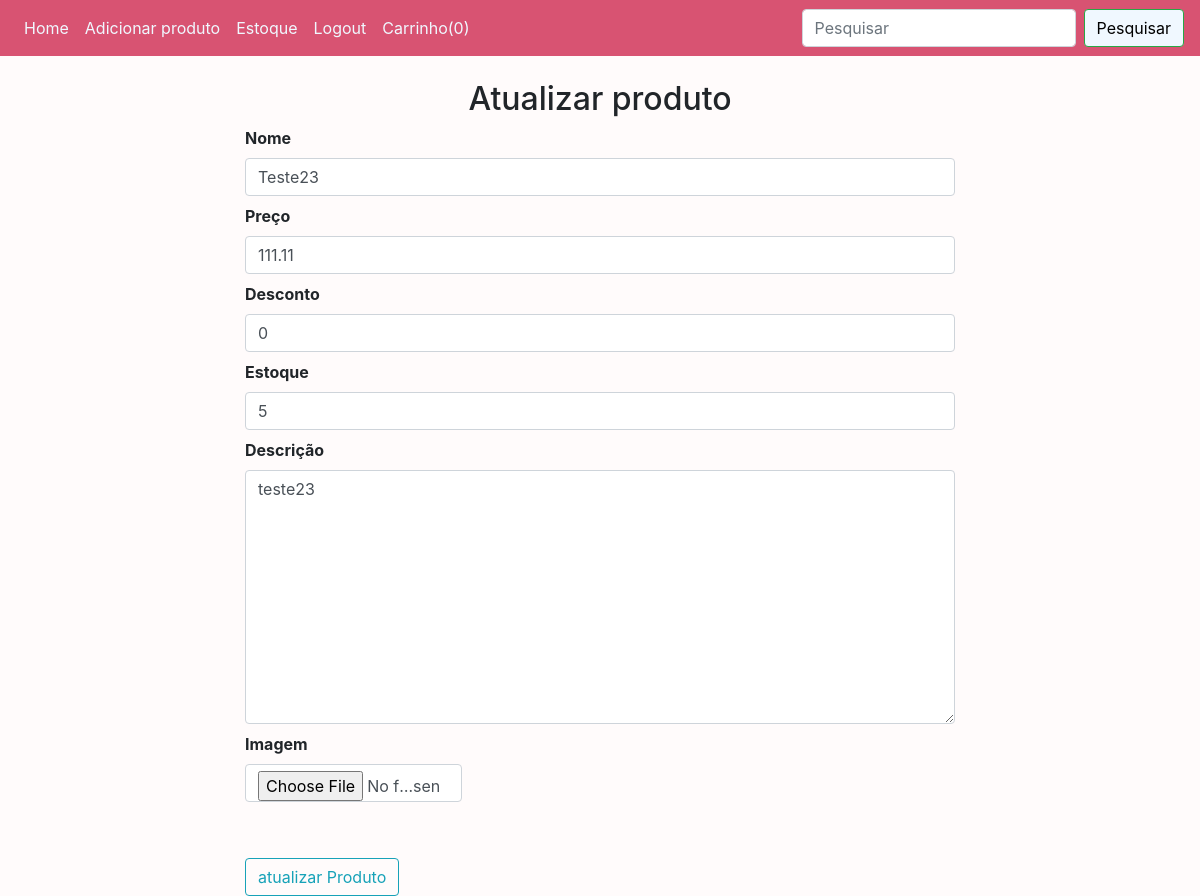
Page /updateproduct/5 (signed in) on the earlier database version.
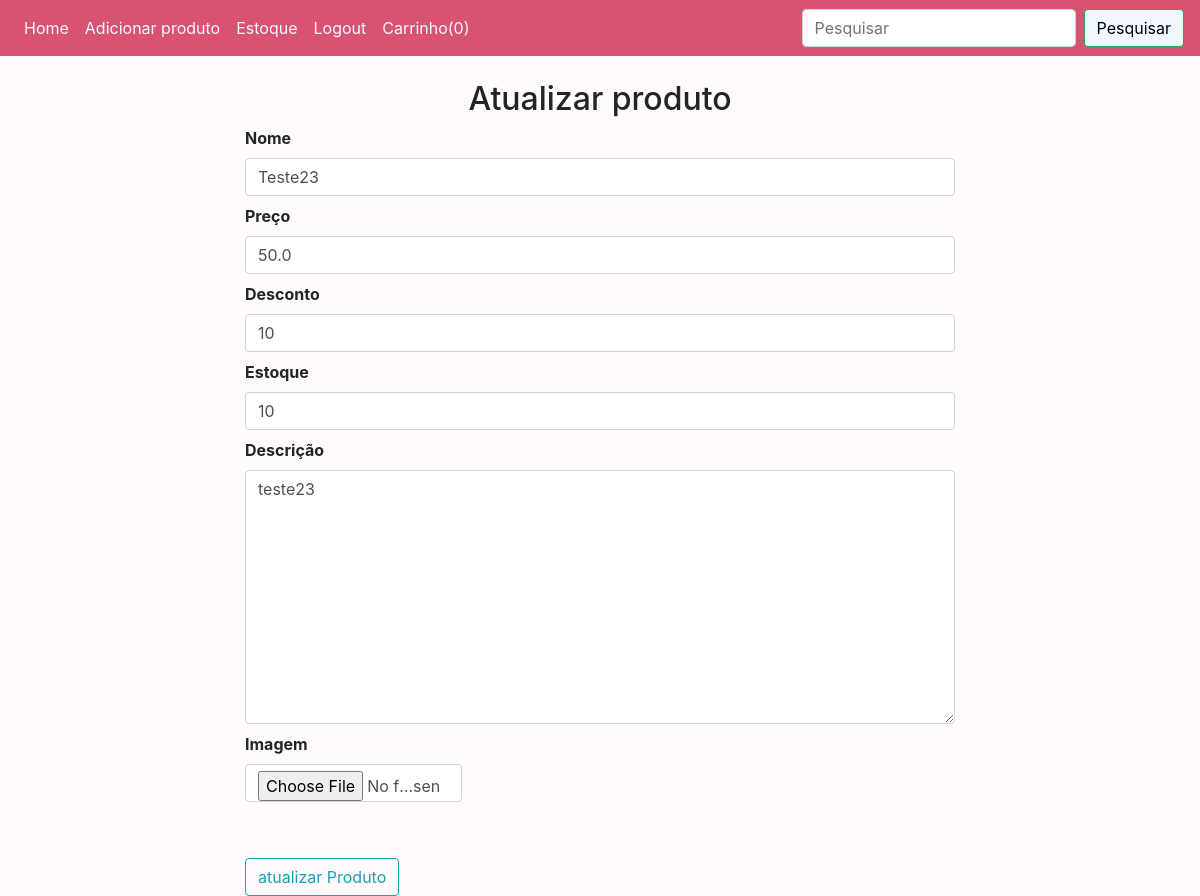
Same page on the later database version.
### website/models.py (models this page shows)
class Product(db.Model):
    id = db.Column(db.Integer, primary_key=True)
    name = db.Column(db.String(80), nullable=False)
    price = db.Column(db.Float, nullable=False)
    discount = db.Column(db.Integer, default=0)
    stock = db.Column(db.Integer, nullable=False)
    description = db.Column(db.String(200), nullable=False)
    user_id = db.Column(db.Integer, db.ForeignKey('user.id'))
    pub_date = db.Column(db.DateTime, nullable=False, default=datetime.now)
    img = db.Column(db.String(150), nullable=False, default='image.jpg')

### website/auth.py (the view, shortened to what this page needs)
@auth.route('/updateproduct/<int:id>', methods=['GET', 'POST']) # URL do updateproduct - Função para atualizar os produtos
def updateProduct(id):
    product = Product.query.get_or_404(id) # pegando os dados do produto no database pelo ID
    form = addProducts(request.form)
    form.name.data = product.name
    form.price.data = product.price
    form.discount.data = product.discount
    form.stock.data = product.stock
    form.description.data = product.description
    return render_template("updateProduct.html", user=current_user, form=form, product=product)

### website/forms.py
class addProducts(Form): #formulario para adicionar produtos
    name = StringField('Nome', [validators.DataRequired()])
    price = FloatField('Preço', [validators.DataRequired()])
    discount = IntegerField('Desconto', default=0)
    stock = IntegerField('Estoque', [validators.DataRequired()])
    description = TextAreaField('Descrição', [validators.DataRequired()])
    image = FileField('Imagem', validators=[FileAllowed(['jpg','png','gif','jpeg'])])

### website/templates/updateProduct.html
{% extends "base.html" %} {% block title %}atualizar Produto{% endblock %}
{% block content%}
<div class="container">
    <br />
    <div class="row">
    <div class="col-md-2"></div>
    <div class="col-md-8">
        <h2 class="text-center">Atualizar produto</h2>
        {% from "_formhelpers.html" import render_field %}
        <form action="" method="POST" enctype="multipart/form-data">
            {{render_field(form.name, class="form-control", placeholder="Adicione o nome do produto")}}
            {{render_field(form.price, class="form-control", id="price", placeholder="Adicione o preço do produto")}}
            {{render_field(form.discount, class="form-control", placeholder="Adicione o desconto do produto")}}
            {{render_field(form.stock, class="form-control", placeholder="Adicione a quantidade em estoque")}}
            {{render_field(form.description, class="form-control", placeholder="Adicione a descrição do produto", rows="10")}}
            <div class="center">
                <div class="row">
                    <div class="col-md-4">{{ render_field(form.image, class="form-control")}}</div>
                </div>
            </div>
            <button type="submit" class="btn btn-outline-info mt-5"> atualizar Produto </button>
        </form>
    </div>
    <div class="col-md-2"></div>
</div>
</div>
{% endblock %}

Differences in the rows shown:
changed Product "Teste23": price "111.11" → "50.0"; discount "0" → "10"; stock "5" → "10"
